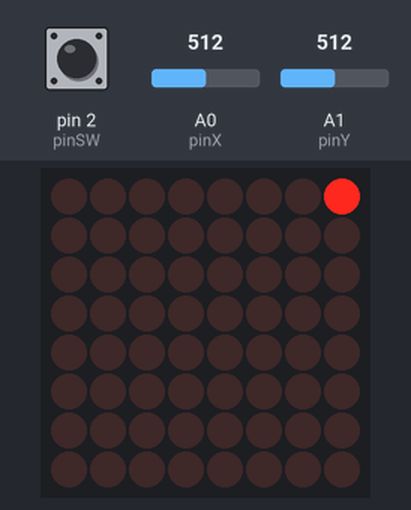
Simulated run of this sketch. Board: Arduino Uno, built with avr-gcc and run on an emulated ATmega328P. Shown: 8×8 LED matrix. Inputs (shaded band) come from the test bench; at power-on: A0 (pinX) = 512, pin 2 (pinSW) HIGH, A1 (pinY) = 512. Random numbers use the default seed unless the sketch sets one.

Above: at 0.81 s.
1.3 s: A0 (pinX) set to 368
4.3 s: A0 (pinX) set to 333
At 6.7 s:
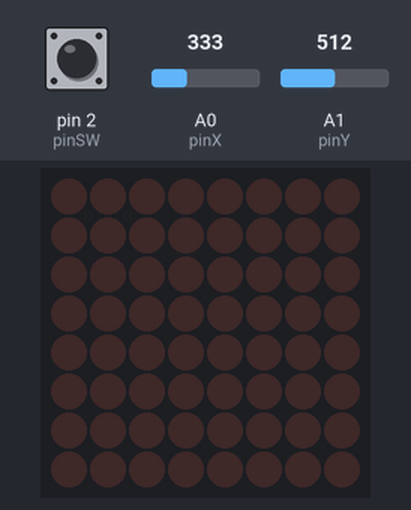

The sketch:

matrix_and_joystick.ino
```cpp
#include "LedControl.h" //  need the library
//#include <ctime>
const int dinPin = 12;
const int clockPin = 11;
const int loadPin = 10;
const int rows = 8;
const int cols = 8;
LedControl lc = LedControl(dinPin, clockPin, loadPin, 1); //DIN, CLK, LOAD, No. DRIVER

int col = 0, row = 0, oldCol = 0, oldRow = 0;
//joystick pins
const int pinSW = 2;
const int pinX = A0;
const int pinY = A1;
//joystick values
bool switchState = LOW;
int xValue = 0;
int yValue = 0;
int minThreshold = 350;
int maxThreshold = 700;
bool joyMovedX = false;
bool joyMovedY = false;
bool lastSwitchState = LOW;

long lastButtonPress = 0;
const long buttonPressDelay = 200;


int blinkLed = -1;
int blinkState = 1;
int blinkDelay = 200;
int blinkRow = 0;
int blinkCol = 0;
long lastBlink = 0;
// pin 12 is connected to the MAX7219 pin 1
// pin 11 is connected to the CLK pin 13
// pin 10 is connected to LOAD pin 12
// 1 as we are only using 1 MAX7219

void setup()
{
  // the zero refers to the MAX7219 number, it is zero for 1 chip
  lc.shutdown(0, false); // turn off power saving, enables display
  lc.setIntensity(0, 2); // sets brightness (0~15 possible values)
  lc.clearDisplay(0);// clear screen
  pinMode(pinSW, INPUT_PULLUP);
  pinMode(pinX, INPUT);
  pinMode(pinY, INPUT);
  Serial.begin(9600);
}

void blinkFunction(int x){
  blinkRow = x/8;
  blinkCol = x%8;
  lc.setLed(0, blinkRow, blinkCol, blinkState);
  if(millis() - lastBlink > blinkDelay){
    blinkState = !blinkState;
    lastBlink = millis();
  }
  if(blinkRow == row && blinkCol == col){
    blinkLed = -1;
    lc.setLed(0, blinkRow, blinkCol, false);
  }
}

void loop()
{
  lc.setLed(0, row, col, true); // turns on LED at col, row
  oldRow = row;
  oldCol = col;
  xValue = analogRead(pinX);
  yValue = analogRead(pinY);
  switchState = digitalRead(pinSW);

  if(yValue < minThreshold && joyMovedY == false){
      if(col > 0)
        col -= 1;
      joyMovedY = true;
    }
    if(yValue > maxThreshold && joyMovedY == false){
      if(col < 7)
        col += 1;
      joyMovedY = true;
    }
    if (yValue > minThreshold && yValue < maxThreshold){
      joyMovedY = false;
    }
    if(xValue < minThreshold && joyMovedX == false){
      if(row < 7)
        row += 1;
      joyMovedX = true;
    }
    if(xValue > maxThreshold && joyMovedX == false){
      if(row > 0)
        row -= 1;
      joyMovedX = true;
    }
    if (xValue > minThreshold && xValue < maxThreshold){
      joyMovedX = false;
    }

    if(blinkLed == -1){
      blinkLed = random(0,50); // numar random intre 0 si 63
    }
    blinkFunction(blinkLed);


    lc.setLed(0, oldRow, oldCol, false);
}
```

Measured:
- the behaviour switches between 350 and 349 on A0 (pinX) (found by bisection; images 0 and 1)
- what the display in image 0 shows lasts 0.4 s, from 0.6 s to 1.0 s
- what the display in image 1 shows lasts 0.5 s, from 6.4 s to 6.9 s
